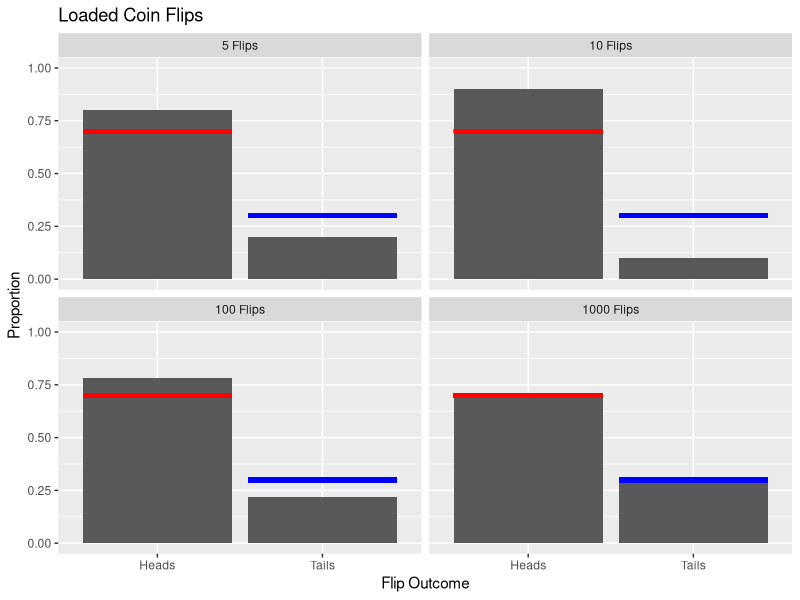

Here is the R script that generated this plot:
#### Simulate Flipping a Loaded Coin ####

# Importing necessary libraries
library(tidyverse)

# Perform simulations
set.seed(1234)
ns <- c(5, 10, 100, 1000) # Numbers of Flips
probs <- c(.7, .3) # Probability of Heads, Probability of Tails
x <- sample(c("Heads", "Tails"), size = ns[1], prob = probs, replace = T)
x2 <- sample(c("Heads", "Tails"), size = ns[2], prob = probs, replace = T)
x3 <- sample(c("Heads", "Tails"), size = ns[3], prob = probs, replace = T)
x4 <- sample(c("Heads", "Tails"), size = ns[4], prob = probs, replace = T)


# Organize results
d <- data.frame(
  rolls = c(x, x2, x3, x4),
  die = factor(c(rep(paste(ns[1], "Flips"), ns[1]), rep(paste(ns[2], "Flips"), ns[2]), rep(paste(ns[3], "Flips"), ns[3]),
                 rep(paste(ns[4], "Flips"), ns[4])), levels = paste(ns, "Flips"))
)

# Plot results
d %>%
  ggplot(aes(x = rolls, y = after_stat(prop), group = 1)) +
  geom_bar() +
  geom_segment(aes(x = .55, y = .7, xend = 1.45, yend = .7), color = "red", lwd = 1.5) +
  geom_segment(aes(x = 1.55, y = .3, xend = 2.45, yend = .3), color = "blue", lwd = 1.5) +
  facet_wrap(~die, nrow = 2) +
  ylim(0, 1) +
  ylab("Proportion") +
  xlab("Flip Outcome") +
  ggtitle("Loaded Coin Flips")
